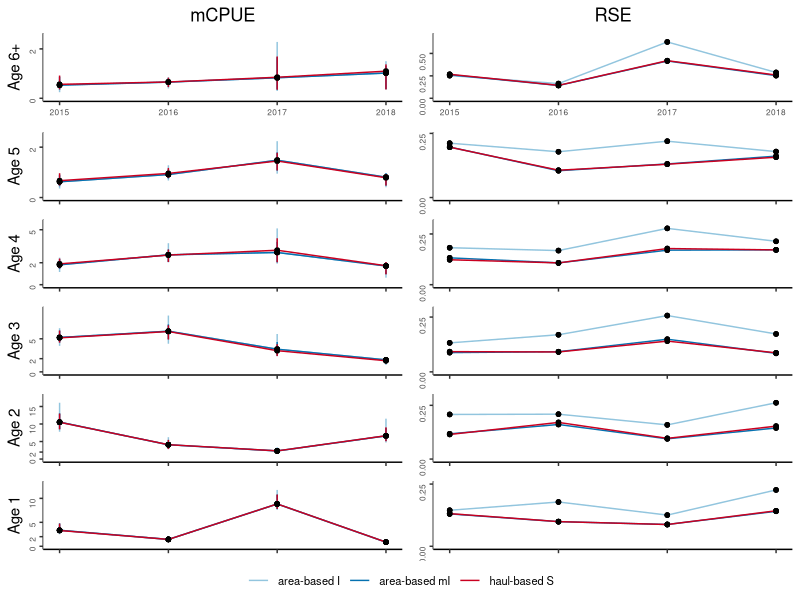
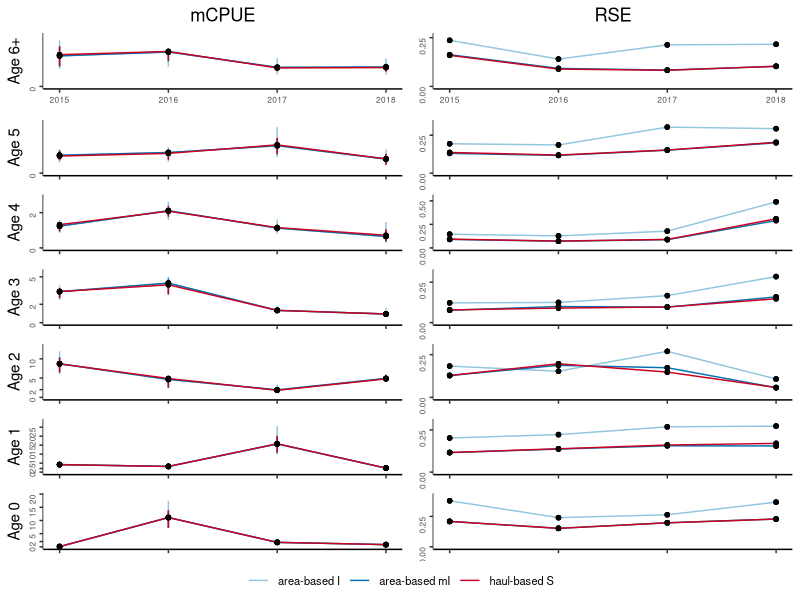
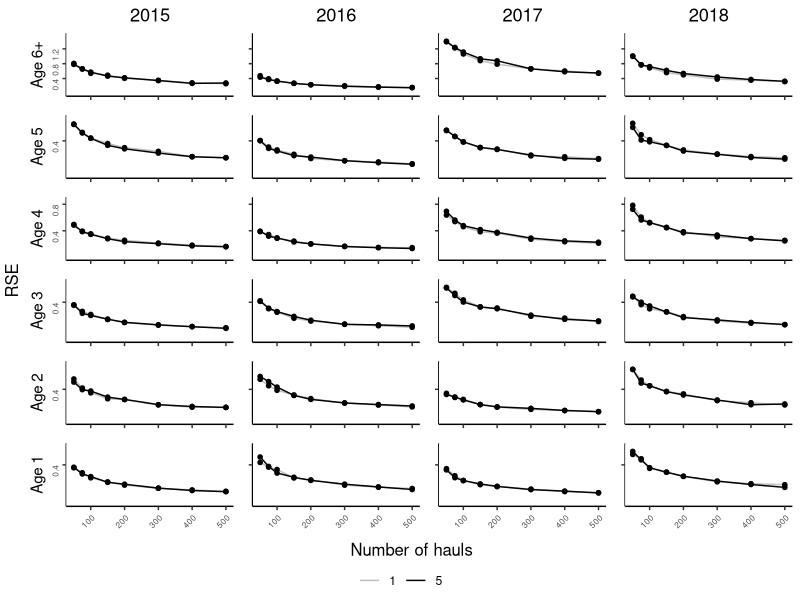
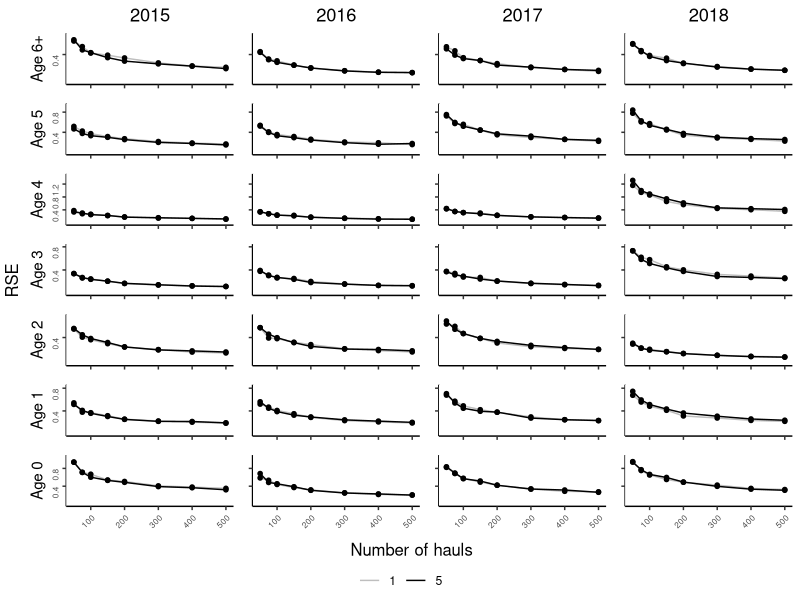
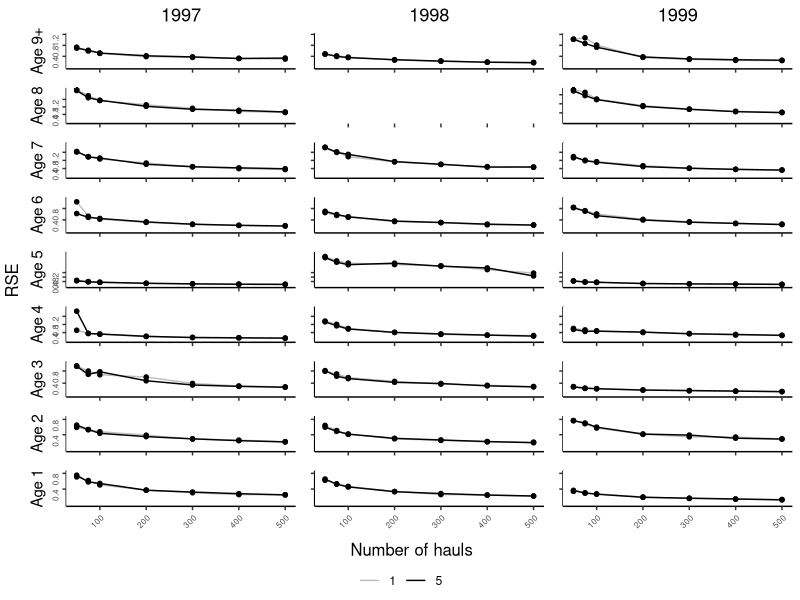
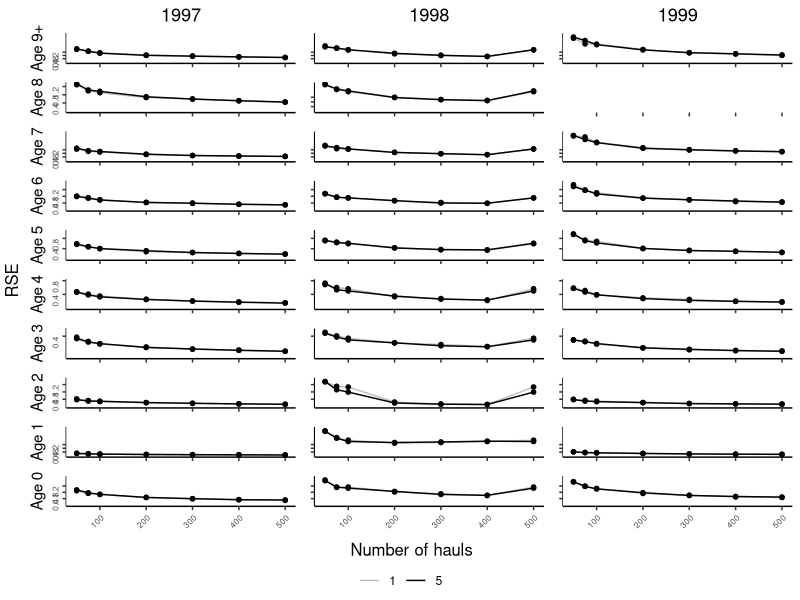

Reproduce these figures in R, in order.
#
# Example of tabulated plot inspired by Gerritsen et al. 2006
#

library(ggplot2)
library(grid)
library(gridExtra)
library(egg)

#' @noRd
makeColorMap <- function(columns, color){
  colors <- as.list(rep(color, length(columns)))
  names(colors) <- columns
  return(colors)
}

#' @noRd
panelPlotOverlay <- function(plotData, columnGroups, xVariable, yVariable, yVariableUpper, yVariableLower, xlimrow, ylimcol, showX=F, showY=F, ylabel="", basetheme=NULL, titletext="", pointcol=NULL, linecol=NULL, errorcol=NULL, tickmarks=NULL){
  
  panelplot <- ggplot(plotData, aes_string(x=xVariable, y=yVariable)) + xlim(xlimrow) + ylab(ylabel) + ylim(ylimcol)
  
  cols <- unique(plotData[,columnGroups])
  for (col in cols){
    colData <- plotData[plotData[,columnGroups] == col,]
    if (!is.null(yVariableUpper) & !is.null(yVariableLower)){
      panelplot <- panelplot + geom_linerange(data=colData, aes_string(ymin=yVariableLower, ymax=yVariableUpper), color=errorcol[[col]])
    }  
    #points and lines
    if (nrow(colData) == 0){
      panelplot <- panelplot + geom_blank()
    }
    else{
      panelplot <- panelplot + geom_line(data=colData, aes_string(color=columnGroups)) + geom_point(shape=20, size=2, color=pointcol[[col]]) + scale_color_manual(values = unlist(linecol))
    }
    
    if (!is.null(title) & col == cols[1]){
      panelplot <- panelplot + ggtitle(titletext)
    }
    
  }

  panelplot <- panelplot + basetheme()
  panelplot <- panelplot + theme(panel.grid.minor = element_blank(), panel.grid.major = element_blank())
  if (!is.null(tickmarks)){
    panelplot <- panelplot + scale_y_continuous(breaks=tickmarks, limits = ylimcol)
  }
  if (!showX){
    panelplot <- panelplot + theme(axis.title.x = element_blank(), axis.text.x=element_blank())
  }
  else{
    panelplot <- panelplot + theme(axis.title.x = element_blank())
  }
  
  if (!showY){
    panelplot <- panelplot + theme(axis.title.y = element_blank(), axis.text.y=element_blank())
  }
  
  return(panelplot)
}


#' Table plot
#' @description 
#'  makes a tabulated plot of estimates grouped by two covariates, one for columns, one for rows. axes of all plots are the same variables.
#' @details 
#' @param data data.table() with data, must contain columns identified by parameters 'columnGroups', 'rowGroups', 'xVariable' and 'yVariable'
#' @param columnGroups character() identifies column in data that identifies the grouping used for columns in the plot
#' @param rowGRoups character() identifies column in data that identifies the grouping used for rows in the plot
#' @param xVariable character() identifies column in data containting variable to be used for x-axis
#' @param yVariable character() identifies column in data containing variable to be used for y-axis
#' @param overlayGroups character() identifies column in data specifying the groups to be overlayed
#' @param ylab character(), optional, label for y-axis, if not provided 'yVariable' will be used.
#' @param ymin numeric(), optional, lower bounds of y axis, if not NULL y axis will be adopted to data for each column
#' @param ymax numeric(), optional, upper bounds of y axis, if not provided y axis will be adopted to data for each column
#' @param xlim vector, optional, lower and upper bounds of x axis, if not provided y axis will be adapted to data for each row
#' @param pointcol character() or named list mapping the values in data[,columnGroups] to colors, color of points in plots
#' @param linecol character() or named list mapping the values in data[,columnGroups] to colors color of connecting lines in plots
#' @param errorcol character() or named list mapping the values in data[,columnGroups] to colors color of error bars
#' @param tickmarks numeric() specifies tickmarks for y-axis
#' @param basetheme ggplot2 - theme function to use for plotting. Default adjusts y-axis label alignments to account for variable width of tick-labels.
#' @param reverseX logical() whether to reverse X axes
#' @param hLineCol character() specify any column that should be used for horisontal reference lines
stackedPanelsOverlay <- function(data, columnGroups, rowGroups, xVariable, yVariable, overlayGroups, ylab=NULL, xlab=NULL, xlim=NULL, ymin=0, ymax=NULL, pointcol="black", linecol="#cb181d", errorcol="#cb181d", tickmarks=NULL, basetheme=function(x){ggplot2::theme_classic() + theme(plot.title = element_text(hjust = 0.5), axis.text.y = element_text(angle = 90, hjust = 1, size=6))}, reverseX=F, hLineCol=NULL){
  
  if(is.numeric(columnGroups) | is.numeric(rowGroups)){
    stop("ColumnGroups and rowGroups can not be numeric variables. Covert with as.character()")
  }
  
  if (!all(c(columnGroups, rowGroups, xVariable, yVariable) %in% names(data))){
    stop("Some arguments (columnGroups, rowGroups, xVariable, yVariable) not found in data.")
  }
  
  if (any(is.na(data[,c(columnGroups, rowGroups, xVariable)]))){
    stop("NAs in grouping variables or x variable")
  }

  if (is.null(ylab)){
    ylab <- yVariable
  }
  
  if (is.null(xlab)){
    xlab <- xVariable
  }
  
  rows <- sort(unique(unlist(data[,rowGroups])), decreasing = T)
  cols <- sort(unique(unlist(data[,columnGroups])))
  og <- sort(unique(unlist(data[,overlayGroups])))
  if (is.character(linecol)){
    linecol <- makeColorMap(og, linecol)
  }
  if (is.character(pointcol)){
    pointcol <- makeColorMap(og, pointcol)
  }
  if (is.character(errorcol)){
    errorcol <- makeColorMap(og, errorcol)
  }
  
  panels <- list()
  for (row in rows){
    
    #determine ylims if necessary
    minvar <- yVariable
    miny <- ymin
    if (is.null(miny)){
      miny <- min(data[data[,rowGroups] == row,minvar])
      miny <- miny - abs(miny) * .1
    }
    
    maxvar <- yVariable
    maxy <- ymax
    if (is.null(maxy)){
      maxy <- max(data[data[,rowGroups] == row,maxvar])
      maxy <- maxy + abs(maxy) * .1
    }
    ylimcol <- c(miny, maxy)
    
    for (col in cols){
      xlimrow <- xlim
      if (is.null(xlimrow)){
        xlimrow <- c(min(data[data[,columnGroups] == col,xVariable]), max(data[data[,columnGroups] == col,xVariable]))
      }
      
      title <- NULL
      if (row == rows[1]){
        title = col
      }

      plotdata <- data[data[,columnGroups] == col & data[,rowGroups] == row,]
            
      referenceline <- NULL
      if (!is.null(hLineCol)){
        stopifnot(length(unique(unlist(plotdata[,hLineCol])))==1)
        referenceline <- unlist(plotdata[,hLineCol])[1]
      }

      panel <- panelPlotOverlay(plotdata, overlayGroups, xVariable, yVariable, yVariableUpper=NULL, yVariableLower=NULL, xlimrow, ylimcol, showX=(row == rows[length(rows)]), showY=(col == cols[1]), ylabel=row, basetheme=basetheme, title=title, pointcol=pointcol, linecol=linecol, errorcol=errorcol, tickmarks=tickmarks)
      panel <- panel + theme(legend.position="none")
      panels[[paste(row, col, sep="/")]] <- panel
      
    }
  }
  
  g <- ggplotGrob(panels[[1]] + theme(legend.position="bottom", legend.title = element_blank()))$grobs
  legend <- g[[which(sapply(g, function(x) x$name) == "guide-box")]]
  lheight <- sum(legend$height)
  grid.arrange(
    ggarrange(
      plots=panels,
      nrow=length(rows),
      left=ylab,
      bottom=xlab,draw=F
    ),
    legend,
    ncol = 1,
    heights = unit.c(unit(1, "npc") - lheight, lheight))
}

#' Makes Two column plot-table
#' Same x-axis, and row-categories, but two different y-axis for the different groups.
#' values for each of the column groups are plotted on top of each other in the column to the right for yvariable1
#' values for each of the column groups are plotted on top of each other in the column to the left for yvariable2
overlayedColumnPlot <- function(data, columnGroups, rowGroups, xVariable, yVariable1, yVariable2, yVariable1Lower=NULL, yVariable1Upper=NULL, yVariable2Lower=NULL, yVariable2Upper=NULL, ylab1=NULL, ylab2=NULL, xlab=NULL, xlim=NULL, ymin1=0, ymin2=0, ymax1=NULL, ymax2=NULL, pointcol="black", linecol="#cb181d", errorcol="#cb181d", tickmarksY1=NULL, tickmarksY2=NULL, basetheme=function(x){ggplot2::theme_classic() + theme(plot.title = element_text(hjust = 0.5), axis.text.y = element_text(angle = 90, hjust = 1, size=6), axis.text.x=element_text(size=6), legend.text = element_text(size=8))}){
  if(is.numeric(columnGroups) | is.numeric(rowGroups)){
    stop("ColumnGroups and rowGroups can not be numeric variables. Covert with as.character()")
  }
  
  if (!all(c(columnGroups, rowGroups, xVariable, yVariable1, yVariable2) %in% names(data))){
    stop("Some arguments (columnGroups, rowGroups, xVariable, yVariable1, yvaraible2) not found in data.")
  }
  
  if (any(is.na(data[,c(columnGroups, rowGroups, xVariable)]))){
    stop("NAs in grouping variables or x variable")
  }
  
  if (is.null(yVariable1Upper) + is.null(yVariable1Lower) == 1){
    stop("Provide either both yVariableUpper and yVariableLower, or neither of them")
  }
  if (is.null(yVariable2Upper) + is.null(yVariable2Lower) == 1){
    stop("Provide either both yVariableUpper and yVariableLower, or neither of them")
  }
  
  if (is.null(ylab1)){
    ylab1 <- yVariable1
  }
  if (is.null(ylab2)){
    ylab2 <- yVariable2
  }
  
  if (is.null(xlab)){
    xlabel <- xVariable
  }
  else{
    xlabel <- xlab
  }
  
  rows <- sort(unique(unlist(data[,rowGroups])), decreasing = T)
  cols <- sort(unique(unlist(data[,columnGroups])))
  
  if (is.character(linecol)){
    linecol <- makeColorMap(cols, linecol)
  }
  if (is.character(pointcol)){
    pointcol <- makeColorMap(cols, pointcol)
  }
  if (is.character(errorcol)){
    errorcol <- makeColorMap(cols, errorcol)
  }
  
  panels <- list()
  for (row in rows){
    
    #determine ylims for yVariable1 if necessary
    minvar1 <- yVariable1
    if (!is.null(yVariable1Lower)){
      minvar1 <- yVariable1Lower  
    }
    miny1 <- ymin1
    if (is.null(miny1)){
      miny1 <- min(data[data[,rowGroups] == row,minvar1])
      miny1 <- miny1 - abs(miny1) * .1
    }
    
    maxvar1 <- yVariable1
    if (!is.null(yVariable1Upper)){
      maxvar1 <- yVariable1Upper  
    }
    maxy1 <- ymax1
    if (is.null(maxy1)){
      maxy1 <- max(data[data[,rowGroups] == row,maxvar1])
      maxy1 <- maxy1 + abs(maxy1) * .1
    }
    ylim1col <- c(miny1, maxy1)
    
    
    #determine ylims for yVariable2 if necessary
    minvar2 <- yVariable2
    if (!is.null(yVariable2Lower)){
      minvar2 <- yVariable2Lower  
    }
    miny2 <- ymin2
    if (is.null(miny2)){
      miny2 <- min(data[data[,rowGroups] == row,minvar2])
      miny2 <- miny2 - abs(miny2) * .1
    }
    
    maxvar2 <- yVariable2
    if (!is.null(yVariable2Upper)){
      maxvar2 <- yVariable2Upper  
    }
    maxy2 <- ymax2
    if (is.null(maxy2)){
      maxy2 <- max(data[data[,rowGroups] == row,maxvar2])
      maxy2 <- maxy2 + abs(maxy2) * .1
    }
    ylim2col <- c(miny2, maxy2)
    
    #get x-axis and title params
    xlimrow <- xlim
    if (is.null(xlimrow)){
      xlimrow <- c(min(data[,xVariable]), max(data[,xVariable]))
    }
    
    title1 <- NULL
    if (row == rows[1]){
      title1 = yVariable1
    }
    title2 <- NULL
    if (row == rows[1]){
      title2 = yVariable2
    }
    
    plotdata <- data[data[,rowGroups] == row,]
    #plot yvar1
    panel <- panelPlotOverlay(plotdata, columnGroups, xVariable, yVariable1, yVariable1Upper, yVariable1Lower, xlimrow, ylim1col, showX=(row == rows[length(row)]), showY=T, ylabel=row, basetheme=basetheme, title=title1, pointcol=pointcol, linecol=linecol, errorcol=errorcol, tickmarks=tickmarksY1)
    panel <- panel + theme(legend.position="none")
    panels[[paste(row, "yvar1", sep="/")]] <- panel
    
    #plot yvar2
    panel <- panelPlotOverlay(plotdata, columnGroups, xVariable, yVariable2, yVariable2Upper, yVariable2Lower, xlimrow, ylim2col, showX=(row == rows[length(row)]), showY=T, ylabel=NULL, basetheme=basetheme, title=title2, pointcol=pointcol, linecol=linecol, errorcol=errorcol, tickmarks=tickmarksY2)
    panel <- panel + theme(legend.position="none")
    panels[[paste(row, "yvar2", sep="/")]] <- panel
    
  }
  
  
  g <- ggplotGrob(panels[[1]] + theme(legend.position="bottom", legend.title = element_blank()))$grobs
  legend <- g[[which(sapply(g, function(x) x$name) == "guide-box")]]
  lheight <- sum(legend$height)
  grid.arrange(
    ggarrange(
      plots=panels,
      nrow=length(rows),
      left=ylab,
      bottom=xlab,draw=F
    ),
    legend,
    ncol = 1,
    heights = unit.c(unit(1, "npc") - lheight, lheight))
  
}

warning("Change file reference to package location")
warning("Check which CI to use")
warning("Check axis labels")


#
# compare the estimated mCPUE from the two ALKs for each age group (showing confidence intervals)
#

alkresult <- read.csv("data/ALKs_results.csv", sep=";", stringsAsFactors = F, dec = ",", na.strings = c("#N/A"))
alkresult$bs <- NULL
alkresult[alkresult$Bootstrap=="Stratified", "bs"] <- "S"
alkresult[alkresult$Bootstrap=="ICES-IBTS", "bs"] <- "I"
alkresult[alkresult$Bootstrap=="Modified-ICES", "bs"] <- "mI"
alkresult[alkresult$ALK == "area based", "ALK"] <- "area-based"
alkresult[alkresult$ALK == "haul based", "ALK"] <- "haul-based"
alkresult$ALKm <- paste(alkresult$ALK, alkresult$bs, sep=" ")
alkresult$age <- paste("Age", alkresult$age)
alkresult$RSE <- alkresult$sd / alkresult$mCPUE


estimator_colors <- list()
estimator_colors[["area-based I"]] <- "#92c5de"
estimator_colors[["area-based mI"]] <- "#0571b0"
estimator_colors[["haul-based S"]] <- "#ca0020"

####
# Plot 1
# Using Q1 and all years
#
#
alkq1 <- alkresult[alkresult$Quarter=="Q1",]
alkq1 <- alkq1[alkq1$age != "Age 0",]
pdf(file = "figures/mCpueRseQ1.pdf", width=3.35, onefile = F) #85mm in inches
overlayedColumnPlot(data = alkq1, columnGroups = "ALKm", rowGroups = "age", xVariable = "Year", yVariable1 = "mCPUE", yVariable2 = "RSE", yVariable1Lower = "Q025", yVariable1Upper = "Q975", tickmarksY1 = c(0,2,5,10,15,20,25), tickmarksY2=c(0,.25,.5,.75,1,1.25,1.5), pointcol = "black", linecol = estimator_colors, errorcol = estimator_colors)
dev.off()

####
# Plot 2 - for supplementary
# As plot 1, but for Q3, retaining age group 0
# Using Q3 and all years
alkq3 <- alkresult[alkresult$Quarter=="Q3",]
pdf(file = "figures/suppMatMcpueRseQ3.pdf", width=3.35, onefile = F) #85mm in inches
overlayedColumnPlot(data = alkq3, columnGroups = "ALKm", rowGroups = "age", xVariable = "Year", yVariable1 = "mCPUE", yVariable2 = "RSE", yVariable1Lower = "Q025", yVariable1Upper = "Q975", tickmarksY1 = c(0,2,5,10,15,20,25), tickmarksY2=c(0,.25,.5,.75,1,1.25,1.5), pointcol = "black", linecol = estimator_colors, errorcol = estimator_colors)
dev.off()


####
# Plot 7
# overlay 1 and 5 for otholith per 5 cm

resamplingCol <- list()
resamplingCol[["1"]] <- "grey"
resamplingCol[["5"]] <- "black"

resamplingOtolithsAndHauls <- read.csv("OtolithsAndHauls_Results_2015_2018/OtolAndHaul_1_5_per_5cm_areaBased2015_2018.csv", sep=";", stringsAsFactors = F, na.strings=c("NA"))
resamplingOtolithsAndHauls$cv <- resamplingOtolithsAndHauls$sd / resamplingOtolithsAndHauls$bootstrapMean
resamplingOtolithsAndHauls$age <- paste("Age", resamplingOtolithsAndHauls$age)
resamplingOtolithsAndHauls$Year <- as.character(resamplingOtolithsAndHauls$Year)
resamplingOtolithsAndHauls$Otolith_per5cm <- as.character(resamplingOtolithsAndHauls$Otolith_per5cm)
resamplingOtolithsAndHaulsQ1 <- resamplingOtolithsAndHauls[resamplingOtolithsAndHauls$Quarter=="Q1",]
resamplingOtolithsAndHaulsQ1 <- resamplingOtolithsAndHaulsQ1[resamplingOtolithsAndHaulsQ1$age != "Age 0",]

pdf(file = "figures/resamplingAgeAndHaulsQ1.pdf", width=3.35, onefile = F) #85mm in inches
stackedPanelsOverlay(data = resamplingOtolithsAndHaulsQ1, columnGroups = "Year", rowGroups = "age", xVariable = "N", yVariable = "cv", overlayGroups="Otolith_per5cm", xlab="Number of hauls", ylab="RSE", ymin=0, pointcol = resamplingCol, linecol = resamplingCol, errorcol = resamplingCol, tickmarks = c(.4,.8,1.2), basetheme=function(x){ggplot2::theme_classic() + theme(plot.title = element_text(hjust = 0.5), axis.text.y = element_text(angle = 90, hjust = 1, size=6), axis.text.x = element_text(angle = 45, hjust = 1, size=6))})
dev.off()

####
# Plot 8 - supplementary
# Like plot 7, but for Q3 and including aGE GROUP 0
resamplingOtolithsAndHaulsQ3 <- resamplingOtolithsAndHauls[resamplingOtolithsAndHauls$Quarter=="Q3",]
pdf(file = "figures/suppMatResamplingAgeAndHaulsQ3.pdf", width=3.35, onefile = F) #85mm in inches
stackedPanelsOverlay(data = resamplingOtolithsAndHaulsQ3, columnGroups = "Year", rowGroups = "age", xVariable = "N", yVariable = "cv", overlayGroups="Otolith_per5cm", xlab="Number of hauls", ylab="RSE", ymin=0, pointcol = resamplingCol, linecol = resamplingCol, errorcol = resamplingCol, tickmarks = c(.4,.8,1.2), basetheme=function(x){ggplot2::theme_classic() + theme(plot.title = element_text(hjust = 0.5), axis.text.y = element_text(angle = 90, hjust = 1, size=6), axis.text.x = element_text(angle = 45, hjust = 1, size=6))})
dev.off()

####
# Plot 9  - supplementary
# Like plot 7, but for 1997 - 1999
resamplingOtolithsAndHauls <- read.csv("OtolithsAndHauls_Results_1997_1999/OtolAndHaul_1_5_per_5cm_areaBased1997_1999.csv", sep=";", stringsAsFactors = F, na.strings=c("NA"))
resamplingOtolithsAndHauls$cv <- resamplingOtolithsAndHauls$sd / resamplingOtolithsAndHauls$bootstrapMean
resamplingOtolithsAndHauls$age <- paste("Age", resamplingOtolithsAndHauls$age)
resamplingOtolithsAndHauls$Year <- as.character(resamplingOtolithsAndHauls$Year)
resamplingOtolithsAndHauls$Otolith_per5cm <- as.character(resamplingOtolithsAndHauls$Otolith_per5cm)
resamplingOtolithsAndHaulsQ1 <- resamplingOtolithsAndHauls[resamplingOtolithsAndHauls$Quarter=="Q1",]
resamplingOtolithsAndHaulsQ1 <- resamplingOtolithsAndHaulsQ1[resamplingOtolithsAndHaulsQ1$age != "Age 0",]

pdf(file = "figures/suppMatResamplingAgeAndHaulsQ197-99.pdf", width=3.35, onefile = F) #85mm in inches
stackedPanelsOverlay(data = resamplingOtolithsAndHaulsQ1, columnGroups = "Year", rowGroups = "age", xVariable = "N", yVariable = "cv", overlayGroups="Otolith_per5cm", xlab="Number of hauls", ylab="RSE", ymin=0, pointcol = resamplingCol, linecol = resamplingCol, errorcol = resamplingCol, tickmarks = c(.4,.8,1.2), basetheme=function(x){ggplot2::theme_classic() + theme(plot.title = element_text(hjust = 0.5), axis.text.y = element_text(angle = 90, hjust = 1, size=6), axis.text.x = element_text(angle = 45, hjust = 1, size=6))})
dev.off()


####
# Plot 10  - supplementary
# Like plot 9, but for Q3 and including age group 0

resamplingOtolithsAndHaulsQ3 <- resamplingOtolithsAndHauls[resamplingOtolithsAndHauls$Quarter=="Q3",]
pdf(file = "figures/suppMatResamplingAgeAndHaulsQ397-99.pdf", width=3.35, onefile = F) #85mm in inches
stackedPanelsOverlay(data = resamplingOtolithsAndHaulsQ3, columnGroups = "Year", rowGroups = "age", xVariable = "N", yVariable = "cv", overlayGroups="Otolith_per5cm", xlab="Number of hauls", ylab="RSE", ymin=0, pointcol = resamplingCol, linecol = resamplingCol, errorcol = resamplingCol, tickmarks = c(.4,.8,1.2), basetheme=function(x){ggplot2::theme_classic() + theme(plot.title = element_text(hjust = 0.5), axis.text.y = element_text(angle = 90, hjust = 1, size=6), axis.text.x = element_text(angle = 45, hjust = 1, size=6))})
dev.off()
